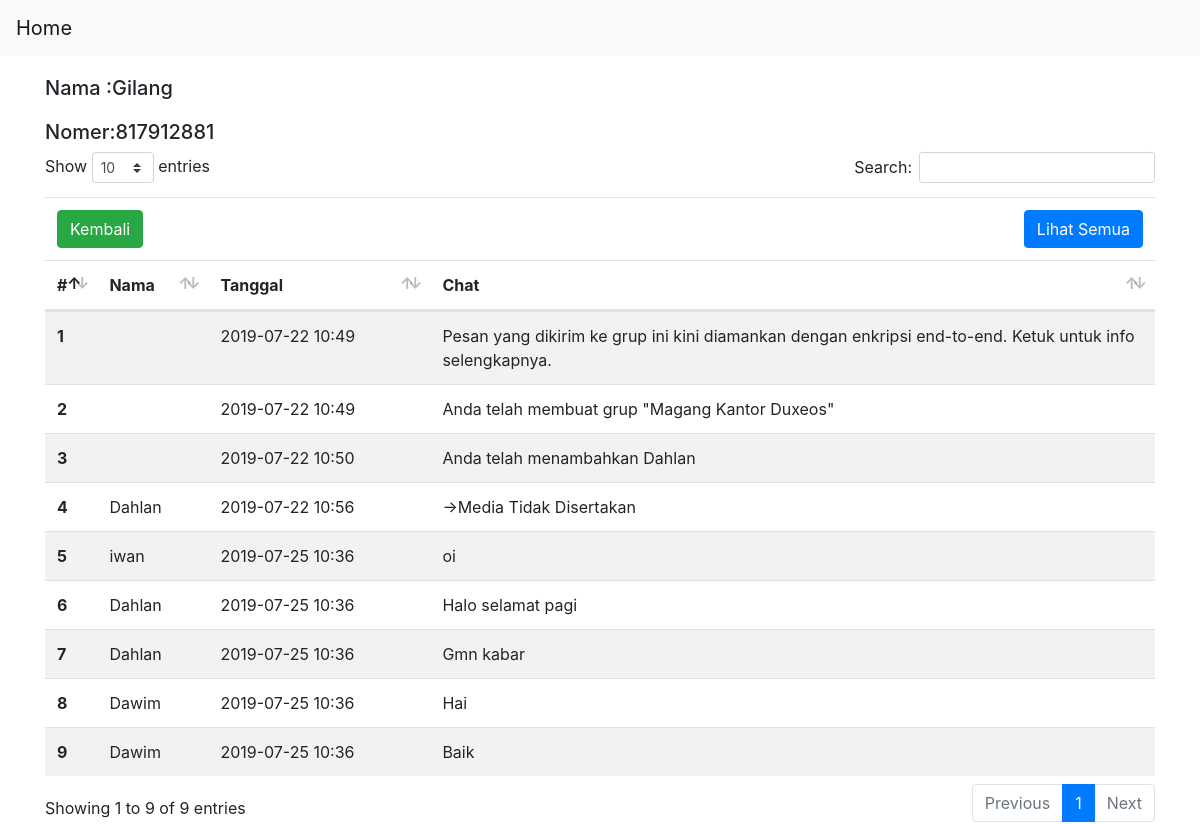
Page /detail.php?id=14 (signed in) on the committed database.
### tables this page shows
CREATE TABLE `data_costumer` (
  `id` int(11) NOT NULL,
  `nama` varchar(50) NOT NULL,
  `nomer` int(12) NOT NULL,
  `tanggal` datetime NOT NULL,
  `tanggal_akhir` datetime NOT NULL,
  `brands` varchar(50) NOT NULL
);

CREATE TABLE `data_chat` (
  `id` int(11) NOT NULL,
  `nama` text NOT NULL,
  `tanggal` datetime NOT NULL,
  `chat` text NOT NULL
);

### detail.php (the view, shortened to what this page needs)
<!DOCTYPE html>
<html lang="en">
<head>
    <link rel="stylesheet" href="css/bootstrap.css">
    <link rel="stylesheet" href="css/dataTables.bootstrap4.min.css">
</head>
<body>
    <?php
    require "koneksi.php";
    $id = $_GET["id"];
    $limit = isset($_GET['all']) ? '' : 'ORDER BY tanggal DESC LIMIT 10';
    $q = "SELECT * FROM data_chat  WHERE id = $id " . $limit;
    $sql = "  select * from (" . $q . ")  tmp order by tmp.tanggal asc";
    $result = isset($_GET['all']) ? mysqli_query($conn, $q) : mysqli_query($conn, $sql);
    $url = isset($_GET['all']) ? "detail.php?id=$id" : "detail.php?id=$id&all";
    $teks = isset($_GET['all']) ? 'Lihat Sebagian' : 'Lihat Semua';
    ?>
    <nav class="navbar navbar-expand-lg navbar-light bg-light">
        <a class="navbar-brand" href="data_costumer.php">Home</a>
    </nav>
    <?php
    require "koneksi.php";
    ?>
    <div class="container">
        <table class="table table-striped table-borderd mt-5" id='data_table'>
            <thead>
                <?php
                $id = $_GET["id"];
                $result2 = mysqli_query($conn, "SELECT * FROM data_costumer WHERE id = $id");
                $data2 = mysqli_fetch_assoc($result2);
                ?>
                <h5>Nama :<?= $data2["nama"] ?> </h5>
                <h5>Nomer:<?= $data2["nomer"] ?></h5>
                <tr>
                    <td colspan="4"> <a href="data_costumer.php"><button type="submit" class="btn btn-success">Kembali</button></a>
                        <a style="float:right" href="<?= $url ?>" class="btn btn-primary"><?= $teks ?></a>
                    </td>
                </tr>
                <tr>
                    <th scope="col">#</th>
                    <th scope="col">Nama</th>
                    <th scope="col">Tanggal</th>
                    <th scope="col">Chat</th>
                </tr>
            </thead>
            <tbody>
                <?php $i = 1;
                ?>
                <?php while ($data = mysqli_fetch_array($result)) : ?>
                    <tr>
                        <th scope="row"><?= $i++ ?></th>
                        <td width="10%"><?= $data["nama"]; ?> </td>
                        <td width="20%"><?= str_replace(":00", "", $data["tanggal"]); ?> </td>
                        <td><?= str_replace("<Media tidak disertakan>", "->Media Tidak Disertakan ", $data["chat"]); ?></td>
                    <?php endwhile; ?>
            </tbody>
        </table>
    </div>
</body>
</html>

### detail.php (style rules this page uses)
h5 { margin-top: 20px; }

### rows in the picture
data_costumer: nama "Gilang", nomer "817912881"
data_chat: tanggal "2019-07-22 10:49", chat "Pesan yang dikirim ke grup ini kini diamankan dengan enkripsi end-to-end. Ketuk untuk info selengkapnya."
data_chat: tanggal "2019-07-22 10:49", chat "Anda telah membuat grup \"Magang Kantor Duxeos\""
data_chat: tanggal "2019-07-22 10:50", chat "Anda telah menambahkan Dahlan"
data_chat: nama "Dahlan", tanggal "2019-07-22 10:56", chat "->Media Tidak Disertakan"
data_chat: nama "iwan", tanggal "2019-07-25 10:36", chat "oi"
data_chat: nama "Dahlan", tanggal "2019-07-25 10:36", chat "Halo selamat pagi"
data_chat: nama "Dahlan", tanggal "2019-07-25 10:36", chat "Gmn kabar"
data_chat: nama "Dawim", tanggal "2019-07-25 10:36", chat "Hai"
data_chat: nama "Dawim", tanggal "2019-07-25 10:36", chat "Baik"

### other values in the picture
$teks "Lihat Semua"
